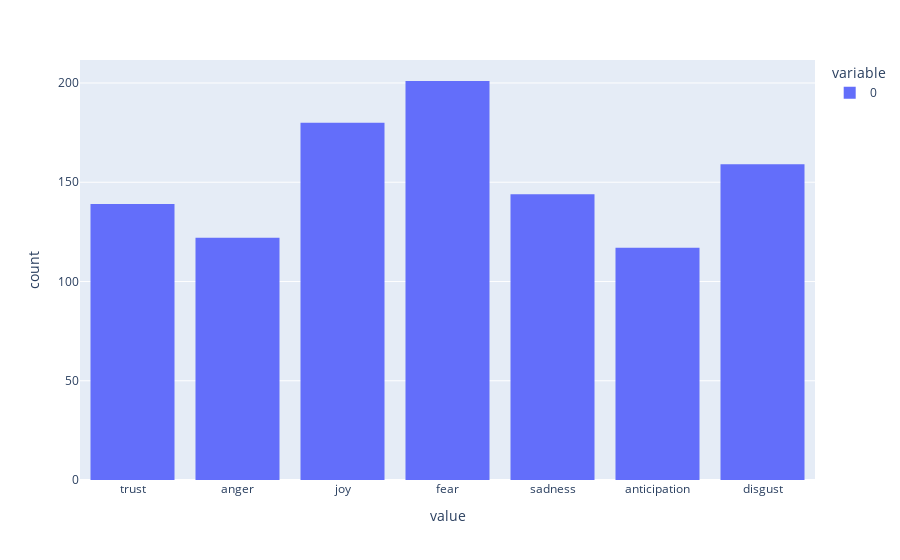

Notebook source saved alongside this figure:
### Code cell
emotions = []
for i in cleaned_explanation_data:
    emotions.append(i["choice"])
import plotly.express as px

fig = px.histogram(emotions)
fig.show()

### Figure 1 — Plotly figure (JSON) as saved in the notebook; plotly's stock layout.template omitted (floating-point values rounded to 4 significant figures; data arrays with more than 128 entries replaced by an {"elided": "..."} marker saying what was removed)
{"data": [{"alignmentgroup": "True", "bingroup": "x", "hovertemplate": "variable=0<br>value=%{x}<br>count=%{y}<extra></extra>", "legendgroup": "0", "marker": {"color": "#636efa", "pattern": {"shape": ""}}, "name": "0", "offsetgroup": "0", "orientation": "v", "showlegend": true, "type": "histogram", "x": {"elided": "1062 str values"}, "xaxis": "x", "yaxis": "y"}], "layout": {"barmode": "relative", "legend": {"title": {"text": "variable"}, "tracegroupgap": 0}, "margin": {"t": 60}, "xaxis": {"anchor": "y", "domain": [0, 1], "title": {"text": "value"}}, "yaxis": {"anchor": "x", "domain": [0, 1], "title": {"text": "count"}}}}
